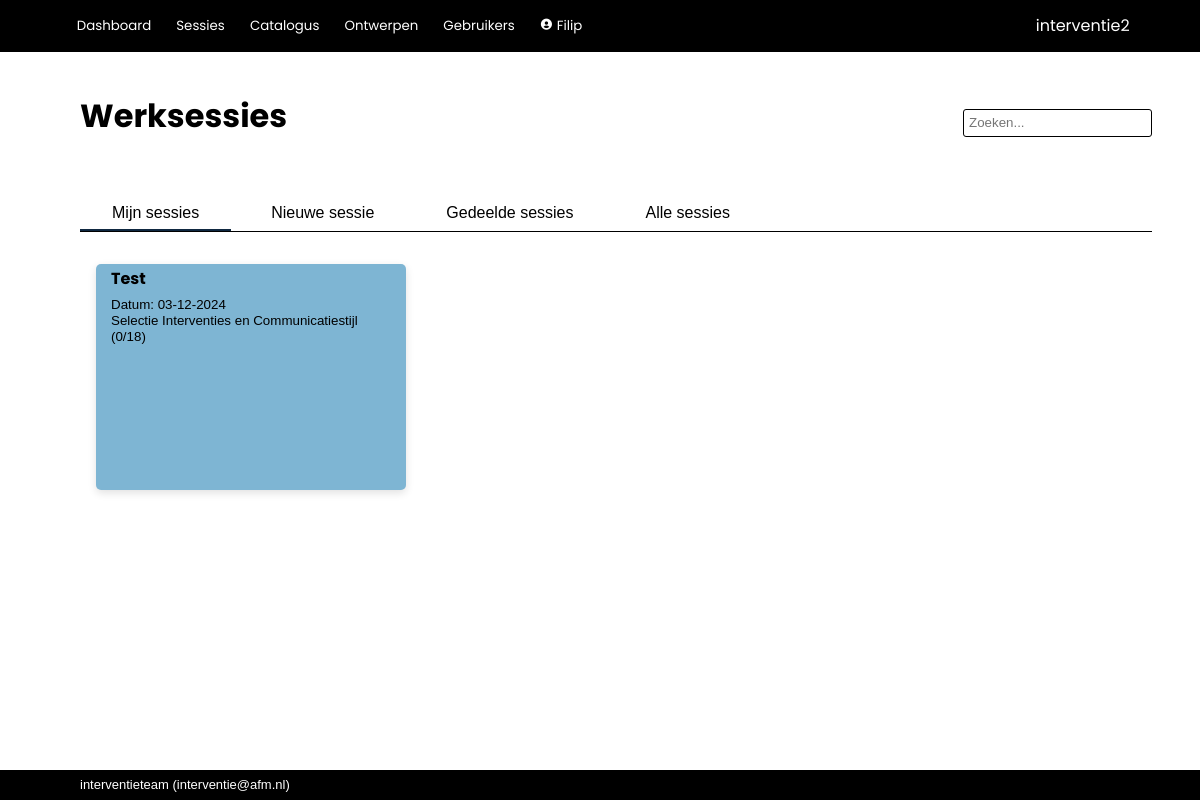
The app's page /worksessions (signed in) with its own data.
### interventie2/models.py (models this page shows, shortened)
class User(db.Model, UserMixin):
    __tablename__ = 'users'
    id            = db.Column(db.Integer, primary_key=True)
    name          = db.Column(db.String(80), nullable=False, unique=True)
    password      = db.Column(db.String(200), nullable=False)
    role_id       = db.Column(db.Integer, db.ForeignKey('roles.id'), nullable=False, default=4) #references roles.id
    description   = db.Column(db.String(2000), nullable=False, default="")
    email         = db.Column(db.String(254))
    link          = db.Column(db.String(1000))
    active        = db.Column(db.Boolean, nullable=False, default=True)
    date_created  = db.Column(db.DateTime(timezone=True), server_default=func.now())
    last_seen     = db.Column(db.DateTime(timezone=True), server_default=func.now())
    role = relationship('Role')
    messages = relationship('Message', back_populates='recipient', foreign_keys="Message.recipient_id", cascade='all, delete-orphan')
    messages_sent = relationship('Message', back_populates='sender', foreign_keys="Message.sender_id")
    worksession = relationship('Worksession', back_populates='creator')
    plan = relationship('Plan', back_populates='creator')
    allowed_worksessions = relationship('Worksession', secondary='worksession_access', back_populates='allowed_users')
    owned_instruments = relationship('Instrument', back_populates='owner')
    def unread_messages(self):
        return sum(1 for message in self.messages if (message.unread) and (message.deliver_after.date() <= date.today()))
    def unread_message_alert(self):
        return self.unread_messages() > 0

class Worksession(db.Model):
    __tablename__ = 'worksessions'
    id            = db.Column(db.Integer, primary_key=True)
    name          = db.Column(db.String(100), nullable=False)
    date_modified = db.Column(db.DateTime(timezone=True), server_default=func.now())
    parent_id     = db.Column(db.Integer, db.ForeignKey('worksessions.id'))
    child_description = db.Column(db.String(2000), nullable=False, default="")
    participants  = db.Column(db.String(500), nullable=False, default="")
    date          = db.Column(db.DateTime(timezone=True))
    project_number= db.Column(db.String(100))
    description   = db.Column(db.String(2000), nullable=False, default="")
    effect        = db.Column(db.String(2000), nullable=False, default="")
    link_to_page  = db.Column(db.String(1000), nullable=False, default="")
    show_instruments = db.Column(db.Boolean, default=True)
    mark_top_instruments = db.Column(db.Integer, nullable=False, default=1)
    show_rest_instruments = db.Column(db.Boolean, default=False)
    show_tags     = db.Column(db.Boolean, default=True)
    presenter_mode_zoom = db.Column(db.Numeric(3,2), nullable=False, default=1.25)
    presenter_mode_color_title = db.Column(db.String(7))
    presenter_mode_text_color_title = db.Column(db.String(7))
    presenter_mode_color_nav = db.Column(db.String(7))
    presenter_mode_text_color = db.Column(db.String(7))
    presenter_mode_text_color_nav = db.Column(db.String(7))
    presenter_mode_color_coll = db.Column(db.String(7))
    presenter_mode_text_color_coll = db.Column(db.String(7))
    presenter_mode_color_highlight = db.Column(db.String(7))
    presenter_mode_text_color_highlight = db.Column(db.String(7))
    presenter_mode_text_color_heading = db.Column(db.String(7))
    presenter_mode_background_color1 = db.Column(db.String(7))
    presenter_mode_background_color2 = db.Column(db.String(7))
    archived      = db.Column(db.Boolean, default=False)
    question_set_id = db.Column(db.Integer, db.ForeignKey('question_sets.id'))
    process_id    = db.Column(db.Integer, db.ForeignKey('processes.id'), nullable=False, default=1)
    enable_voting = db.Column(db.Boolean, default=False)
    voting_key    = db.Column(db.String(6), nullable=False, default=generate_secret_key(6))
    creator_id    = db.Column(db.Integer, db.ForeignKey('users.id'))
    secret_key    = db.Column(db.String(20), nullable=False, default=generate_secret_key())
    parent = relationship('Worksession', remote_side=[id], backref='children')
    creator = relationship('User', back_populates='worksession')
    allowed_users = relationship('User', secondary='worksession_access', back_populates='allowed_worksessions')
    answers = relationship('Answer', back_populates='worksession', cascade='all, delete-orphan')
    votes = relationship('Votes', back_populates='worksession', cascade='all, delete-orphan')
    question_set = relationship('QuestionSet')
    process = relationship('Process')
    plan = relationship('Plan', back_populates='worksession', cascade='all, delete-orphan')
    def completion(self, perc=False, raw=False, dec=0):
        given_answers = 0
        for a in self.answers:
            if a.completed():
                given_answers += 1
        if perc:
            return f'{round((given_answers/(1.0*self.question_set.size()))*100,dec)}%'
        if raw:
            return given_answers/(1.0*self.question_set.size())
        return f'{given_answers}/{self.question_set.size()}'

class QuestionSet(db.Model):
    __tablename__ = 'question_sets'
    id            = db.Column(db.Integer, primary_key=True)
    name          = db.Column(db.String(500), nullable=False)
    description   = db.Column(db.String(2000), nullable=False, default="")
    owner_id      = db.Column(db.Integer, db.ForeignKey('users.id'), nullable=False) #references users.id
    date_created  = db.Column(db.DateTime(timezone=True), server_default=func.now())
    date_modified = db.Column(db.DateTime(timezone=True), server_default=func.now())
    default_process_id = db.Column(db.Integer, db.ForeignKey('processes.id'), nullable=False, default=1)
    default_instruments_visible = db.Column(db.Boolean, nullable=False, default=True)
    default_tags_visible = db.Column(db.Boolean, nullable=False, default=False)
    default_allow_weights = db.Column(db.Boolean, nullable=False, default=False)
    color         = db.Column(db.String(7))
    text_color    = db.Column(db.String(7))
    forbidden_tags = relationship('Tag', secondary='question_set_forbidden_tags')
    mandatory_tags = relationship('Tag', secondary='question_set_mandatory_tags')
    owner = relationship('User')
    default_process = relationship('Process')
    questions = relationship('Question', cascade='all, delete-orphan')
    worksessions = relationship('Worksession', back_populates='question_set', cascade='all, delete-orphan')
    def size(self):
        s = 0
        for question in self.questions:
            if not question.is_category:
                s += 1
        return s

class Question(db.Model):
    __tablename__ = 'questions'
    id            = db.Column(db.Integer, primary_key=True)
    name          = db.Column(db.String(500), nullable=False)
    description   = db.Column(db.String(2000), nullable=False, default="")
    question_set_id = db.Column(db.Integer, db.ForeignKey('question_sets.id'))  #references question_sets.id
    allow_motivation = db.Column(db.Boolean, nullable=False, default=True)
    allow_choice  = db.Column(db.Boolean, nullable=False, default=True)
    allow_multiselect = db.Column(db.Boolean, nullable=False, default=False)
    allow_weight  = db.Column(db.Boolean, nullable=False, default=False)
    order         = db.Column(db.Integer, nullable=False, default=100)
    required_active_tags = relationship('Tag', secondary='question_required_tags')
    options = relationship('Option', cascade='all, delete-orphan')
    question_set = relationship('QuestionSet', back_populates='questions')
    @hybrid_property
    def is_category(self):
        return (not(self.allow_motivation or self.allow_choice))

### interventie2/main/routes.py (the view)
@main.route('/worksessions', methods=['GET', 'POST'])
@login_required
def worksessions():
	worksessions = Worksession.query.order_by(Worksession.date)
	question_sets =  QuestionSet.query.order_by(QuestionSet.name)
	return render_template('main/worksessions.html',
						worksessions=worksessions,
						question_sets=question_sets,)

### interventie2/models.py (called while the page is built)
@login_manager.user_loader
def load_user(user_id):
    return User.query.get(user_id)

### interventie2/main/templates/main/worksessions.html (shortened to what this page needs)
{% extends 'base.html' %}
{% block page_title %}
Werksessies
{% endblock %}
{% block tabs %}
    <button class="tablinks" onclick="switch_tab(event, 'ws_owned')" id="defaultOpen">Mijn sessies</button>
    <button class="tablinks" onclick="switch_tab(event, 'ws_new')" id="defaultOpen">Nieuwe sessie</button>
    <button class="tablinks" onclick="switch_tab(event, 'ws_shared')">Gedeelde sessies</button>
    <button class="tablinks" onclick="switch_tab(event, 'ws_all')">Alle sessies</button>
{% endblock %}
{% block body %}
<div id="ws_owned" class="tabcontent">
    <div class="card_area">
        {% for worksession in worksessions | selectattr('parent', 'none') %}
            {% if worksession.archived == false %}
                {% if current_user in worksession.allowed_users or current_user.role.see_all_worksessions %}
                    {% if current_user == worksession.creator %}
                    <a href="{{url_for('main.show_worksession', worksession_id=worksession.id)}}">
                        <div class="card" style="background-color:{{ worksession.question_set.color }}; color:{{ worksession.question_set.text_color }}">
                            <div class="card_title">
                                {{ worksession.name}}
                            </div>
                            <div class="card_info">
                                <p>Datum: {{ worksession.date.strftime('%d-%m-%Y') }}</p>
                                <p>{{ worksession.question_set.name }} ({{ worksession.completion() }})</p>
                            </div>
                            <div class="card_description">
                            </div>
                        </div>
                    </a>
                    {% endif %}
                {% endif %}
            {% endif %}
        {% endfor %}
    </div>
</div>
{% endblock %}

### interventie2/templates/base.html (shortened to what this page needs)
<!DOCTYPE html>
<html lang="en">
    <head>
        <link rel="stylesheet" href="{{ url_for('static', filename='css/styles.css')}}">
        <link href="https://unpkg.com/boxicons@2.1.2/css/boxicons.min.css" rel="stylesheet">
    </head>
    <body>
        {% import 'jinja_macros.html' as macro %}
        <header>
            <div class="logo">{{ config['APP_NAME'] }}</div>
            <div class="modes">
                {% if current_user.is_authenticated %}
                    <button>
                        <a href="{{ url_for('main.index') }}">Dashboard</a>
                    </button>
                    <button>
                        <a href="{{ url_for('main.worksessions') }}">Sessies</a>
                    </button>
                    <button>
                        <a href="{{ url_for('catalog.index') }}">Catalogus</a>
                    </button>
                    {% if current_user.role.edit_questionnaire %}
                        <button>
                            <a href="{{ url_for('tools.index') }}">Ontwerpen</a>
                        </button>
                    {% endif %}
                    {% if current_user.role.edit_users %}
                        <button>
                            <a href="{{ url_for('admin.index') }}">Gebruikers</a>
                        </button>
                    {% endif %}
                    <button>
                        <a href="{{ url_for('admin.user', id=current_user.id) }}"><i class='bx bxs-user-circle'></i>
                            {{ current_user.name }}
                        </a>
                    </button>
                {% else %}
                    <button>
                        <a href="{{ url_for('main.login') }}">Login</a>
                    </button>
                {% endif %}
            </div>
        </header>
        <nav>
            <div class="title">{% block page_title %}{% endblock %}</div>
            {% if current_user.is_authenticated %}
                <form action="/analysis/search" method="get" class="search">
                    <input id="search" type="search"  name="q" value="{{ request.args.get('q') or '' }}" placeholder="Zoeken...">
                </form>
            {% endif %}
            <div class="tabs">{% block tabs %}{% endblock %}</div>
        </nav>
        <main>
            <section>{% block body %}{% endblock %}</section>
        </main>
        <footer>{{ config['MAINTAINER'] }} (<a href="mailto:{{ config['MAINTAINER_EMAIL'] }}">{{ config['MAINTAINER_EMAIL'] }}</a>)</footer>
    </body>
</html>

### interventie2/static/css/styles.css (style rules this page uses)
:root { --dark-blue: #0f2841; --light-blue: #0e9ed5; --green: #3b7d23; --red: red; --highlight: #195fa6; --mid-grey: #0e9ed5; --object: #f0f9ff; --alert: red; --button-bg: #176cc2; --button-fg: white; }
html, body { font-family: sans-serif; line-height: 1.5em; padding: 0px; margin: 0px; }
p { padding-top: 0 !important; padding-bottom: 0 !important; margin-top: 0px; margin-bottom: 0px; }
a { color: inherit; text-decoration: none; }
button { border: 1px solid var(--mid-grey); background-color: var(--button-bg); color: var(--button-fg); min-height: 2.2em; border-radius: 3px; min-width: 7em; padding-left: 1em; padding-right: 1em; margin-bottom: 2px; }
button a { text-decoration: none; }
input { background-color: white;; border: 1px solid var(--mid-grey); font-size: inherit; min-height: 1.7rem; margin-bottom: 2px; }
body { display: grid; height: 100vh; grid-template-rows: min-content min-content auto min-content; grid-template-areas: "header" "nav" "main" "footer"; }
header { grid-area: header; background-color: black; display: grid; grid-template-columns: auto min-content; grid-template-rows: auto; grid-template-areas: "modes logo"; color: white; align-items: center; padding: 0.6rem 4.4rem; font-family: "Poppins", sans-serif; }
header a { text-decoration: none; font-family: "Poppins", sans-serif; }
.logo { grid-area: logo; }
.modes { grid-area: modes; padding: 0px; margin: 0px; }
.modes button { background: inherit; outline: none; cursor: pointer; padding: 0.4rem 0.4rem; margin: 0 0.5rem 0 0; border: none; border-radius: 0px; color: white; font-family: "Poppins", sans-serif; font-size: smaller; min-width: 0; }
.modes a { text-decoration: none; }
nav { grid-area: nav; display: grid; grid-template-columns: 1fr auto; grid-template-areas: "title search" "steps steps" "tabs tabs "; align-items: center; margin: 3rem 3rem 1rem 5rem; }
.title { grid-area: title; font-family: "Poppins", sans-serif; color: black; font-size: xx-large; font-weight: bold; padding: 0 0 1rem 0; line-height: 1em; }
.search { grid-area: search; display: flex; align-items: center; text-decoration: none; border: none; }
.search input { background-color: white;; border: 1px solid black; border-radius: 3px; padding: 5px; font-size: smaller; height: 1.7rem; }
.tabs { grid-area: tabs; display: flex; padding-top: 3rem; overflow: hidden; font-size: inherit; border-bottom: 1px solid black; }
.tabs button { background: inherit; color: black; outline: none; cursor: pointer; padding: 0rem 2rem 0rem 2rem; margin: 0 0.5rem 0 0; border: none; border-radius: 0px; font-size: inherit; width: auto; border-bottom: solid 2px white; }
.tabs button.active_tab { border-bottom: solid 2px var(--dark-blue); }
main { grid-area: main; padding: 1rem 5rem; display: grid; grid-template-columns: min-content 100%; grid-template-areas: "aside section "; overflow-y: auto; }
section { grid-area: section; padding: 0; margin-left: 1rem; margin-right: 1rem; }
footer { grid-area: footer; background-color: black; color: white; align-items: center; padding: 0.2rem 5rem; font-size: small; }
.card_area { display: flex; flex-flow: row wrap; gap: 1rem; padding-bottom: 2rem; }
.tabcontent { width: 100%; }
.card { width: 280px; height: 220px; flex-grow: 0; flex-shrink: 0; background-color: var(--object); color: black; border-radius: 5px; padding: 0.2em 15px 0.2em 15px; box-shadow: rgba(0, 0, 0, 0.12) 0px 3px 8px; overflow: hidden; scrollbar-width: none; animation: fadeInAnimation ease 0.7s; animation-iteration-count: 1; animation-fill-mode: forwards; }
.card_title { font-family: "Poppins", sans-serif; font-weight: bold; flex-grow: 1; padding-bottom: 0.4rem; }
.card_info { font-size: smaller; line-height: 1rem; padding-bottom: 0.4rem; }
.card_description { overflow: hidden; scrollbar-width: none; font-size: smaller; line-height: normal; padding-bottom: 0.4rem; }
.card_area a { text-decoration: none; }

### records on screen
User: name "Filip"
Worksession: name "Test", date "03-12-2024", question_set.name "Selectie Interventies en Communicatiestijl", completion "0/18"
User: MAINTAINER_EMAIL "interventie@afm.nl"

### other values on screen
{{ config['APP_NAME'] }} "interventie2"
{{ config['MAINTAINER'] }} "interventieteam"
